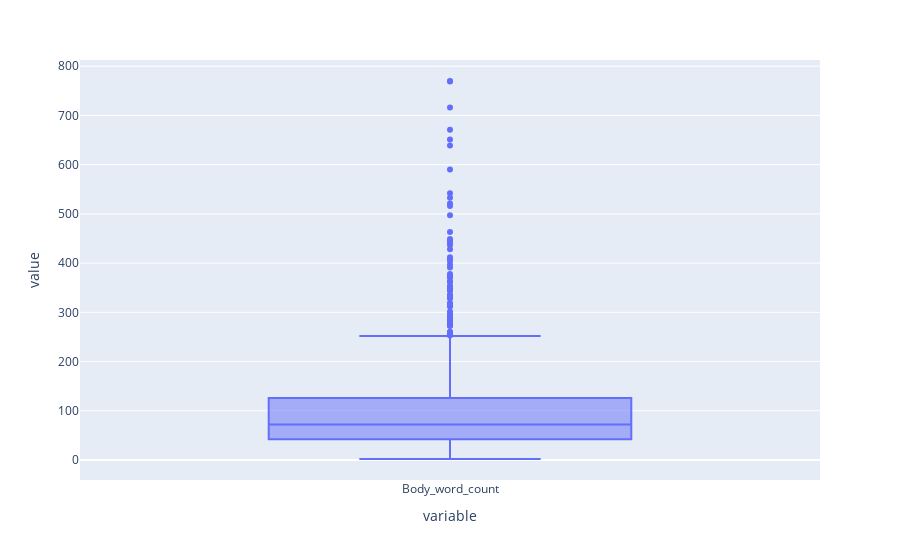

Notebook source saved alongside this figure:
### Code cell
#df['Body_word_count']
import plotly.express as px

px.box(df['Body_word_count'])

### Figure 1 — Plotly figure (JSON) as saved in the notebook; plotly's stock layout.template omitted (floating-point values rounded to 4 significant figures; data arrays with more than 128 entries replaced by an {"elided": "..."} marker saying what was removed)
{"data": [{"alignmentgroup": "True", "hovertemplate": "variable=%{x}<br>value=%{y}<extra></extra>", "legendgroup": "", "marker": {"color": "#636efa"}, "name": "", "notched": false, "offsetgroup": "", "orientation": "v", "showlegend": false, "type": "box", "x": {"elided": "1000 str values"}, "x0": " ", "xaxis": "x", "y": {"elided": "1000 int values"}, "y0": " ", "yaxis": "y"}], "layout": {"boxmode": "group", "legend": {"tracegroupgap": 0}, "margin": {"t": 60}, "xaxis": {"anchor": "y", "domain": [0, 1], "title": {"text": "variable"}}, "yaxis": {"anchor": "x", "domain": [0, 1], "title": {"text": "value"}}}}
